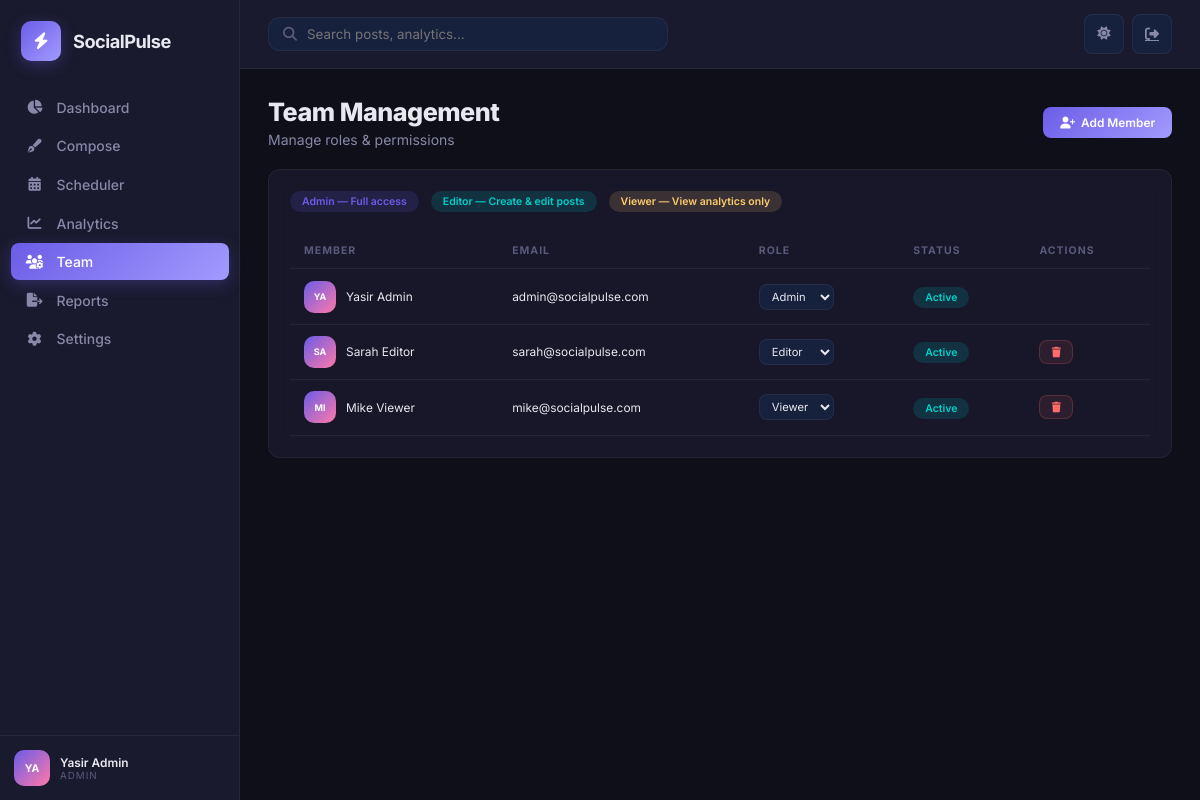
/users.php (signed in), run on the app's committed database.
### tables this page shows
CREATE TABLE users (
    id INT AUTO_INCREMENT PRIMARY KEY,
    name VARCHAR(100) NOT NULL,
    email VARCHAR(150) NOT NULL UNIQUE,
    password VARCHAR(255) NOT NULL,
    role ENUM('admin','editor','viewer') DEFAULT 'viewer',
    avatar VARCHAR(255) DEFAULT NULL,
    status ENUM('active','inactive') DEFAULT 'active',
    created_at TIMESTAMP DEFAULT CURRENT_TIMESTAMP,
    updated_at TIMESTAMP DEFAULT CURRENT_TIMESTAMP ON UPDATE CURRENT_TIMESTAMP
);

### includes/auth.php (called while the page is built, shortened)
<?php
function currentUser(): ?array {
    return [
        'id'    => $_SESSION['user_id'],
        'name'  => $_SESSION['user_name'],
        'email' => $_SESSION['user_email'],
        'role'  => $_SESSION['user_role'],
    ];
}
function can(string $action): bool {
    $role = $_SESSION['user_role'] ?? 'viewer';
    $permissions = [
        'admin'  => ['create_post', 'edit_post', 'delete_post', 'schedule_post', 'publish_post', 'view_analytics', 'manage_users', 'export_reports', 'manage_settings'],
        'editor' => ['create_post', 'edit_post', 'schedule_post', 'publish_post', 'view_analytics', 'export_reports'],
        'viewer' => ['view_analytics'],
    ];
    return in_array($action, $permissions[$role] ?? []);
}

### users.php (the view, shortened to what this page needs)
<?php
require_once __DIR__ . '/includes/auth.php';
$db = getDB();
$users = $db->query("SELECT * FROM users ORDER BY created_at ASC")->fetchAll();
include __DIR__ . '/includes/header.php';
?>
<section class="page active" id="page-users">
    <div class="page-header">
        <div><h1>Team Management</h1><p class="page-subtitle">Manage roles & permissions</p></div>
        <div class="header-actions">
            <button class="btn btn-primary" onclick="document.getElementById('addUserModal').classList.add('active')"><i class="fas fa-user-plus"></i> Add Member</button>
        </div>
    </div>
    <div class="card">
        <div class="card-body">
            <div class="roles-legend">
                <span class="role-badge admin">Admin — Full access</span>
                <span class="role-badge editor">Editor — Create & edit posts</span>
                <span class="role-badge viewer">Viewer — View analytics only</span>
            </div>
            <table class="data-table">
                <thead><tr><th>Member</th><th>Email</th><th>Role</th><th>Status</th><th>Actions</th></tr></thead>
                <tbody>
                    <?php foreach ($users as $u): ?>
                    <tr>
                        <td>
                            <div style="display:flex;align-items:center;gap:10px">
                                <div class="user-avatar" style="width:32px;height:32px;font-size:0.65rem"><?= strtoupper(substr($u['name'], 0, 2)) ?></div>
                                <?= htmlspecialchars($u['name']) ?>
                            </div>
                        </td>
                        <td><?= htmlspecialchars($u['email']) ?></td>
                        <td>
                            <form method="POST" style="display:inline">
                                <select name="role" class="select-styled" style="width:auto;padding:4px 8px;font-size:0.8rem" onchange="this.form.submit()">
                                    <option value="admin" <?= $u['role'] === 'admin' ? 'selected' : '' ?>>Admin</option>
                                    <option value="editor" <?= $u['role'] === 'editor' ? 'selected' : '' ?>>Editor</option>
                                    <option value="viewer" <?= $u['role'] === 'viewer' ? 'selected' : '' ?>>Viewer</option>
                                </select>
                            </form>
                        </td>
                        <td><span class="status-badge <?= $u['status'] === 'active' ? 'active' : 'inactive' ?>"><?= ucfirst($u['status']) ?></span></td>
                        <td>
                            <?php if ($u['id'] !== (int)$_SESSION['user_id']): ?>
                            <form method="POST" style="display:inline" onsubmit="return confirm('Delete this user?')">
                                <button type="submit" class="btn btn-danger btn-sm"><i class="fas fa-trash"></i></button>
                            </form>
                            <?php endif; ?>
                        </td>
                    </tr>
                    <?php endforeach; ?>
                </tbody>
            </table>
        </div>
    </div>
</section>
<?php include __DIR__ . '/includes/footer.php'; ?>

### includes/header.php (shortened to what this page needs)
<?php
$user = currentUser();
$currentPage = basename($_SERVER['PHP_SELF'], '.php');
?>
<!DOCTYPE html>
<html lang="en">
<head>
    <link href="https://cdnjs.cloudflare.com/ajax/libs/font-awesome/6.4.0/css/all.min.css" rel="stylesheet">
    <link rel="stylesheet" href="assets/css/style.css">
</head>
<body>
    <aside class="sidebar" id="sidebar">
        <div class="sidebar-brand">
            <div class="brand-icon"><i class="fas fa-bolt"></i></div>
            <span class="brand-text">SocialPulse</span>
        </div>
        <nav class="sidebar-nav">
            <a href="index.php" class="nav-item <?= $currentPage === 'index' ? 'active' : '' ?>" id="nav-dashboard">
                <i class="fas fa-chart-pie"></i><span>Dashboard</span>
            </a>
            <?php if (can('create_post')): ?>
            <a href="compose.php" class="nav-item <?= $currentPage === 'compose' ? 'active' : '' ?>" id="nav-composer">
                <i class="fas fa-pen-fancy"></i><span>Compose</span>
            </a>
            <?php endif; ?>
            <?php if (can('schedule_post')): ?>
            <a href="scheduler.php" class="nav-item <?= $currentPage === 'scheduler' ? 'active' : '' ?>" id="nav-scheduler">
                <i class="fas fa-calendar-alt"></i><span>Scheduler</span>
            </a>
            <?php endif; ?>
            <a href="analytics.php" class="nav-item <?= $currentPage === 'analytics' ? 'active' : '' ?>" id="nav-analytics">
                <i class="fas fa-chart-line"></i><span>Analytics</span>
            </a>
            <?php if (can('manage_users')): ?>
            <a href="users.php" class="nav-item <?= $currentPage === 'users' ? 'active' : '' ?>" id="nav-users">
                <i class="fas fa-users-cog"></i><span>Team</span>
            </a>
            <?php endif; ?>
            <a href="reports.php" class="nav-item <?= $currentPage === 'reports' ? 'active' : '' ?>" id="nav-reports">
                <i class="fas fa-file-export"></i><span>Reports</span>
            </a>
            <?php if (can('manage_settings')): ?>
            <a href="settings.php" class="nav-item <?= $currentPage === 'settings' ? 'active' : '' ?>" id="nav-settings">
                <i class="fas fa-cog"></i><span>Settings</span>
            </a>
            <?php endif; ?>
        </nav>
        <div class="sidebar-footer">
            <div class="user-card">
                <div class="user-avatar"><?= strtoupper(substr($user['name'], 0, 2)) ?></div>
                <div class="user-info">
                    <span class="user-name"><?= htmlspecialchars($user['name']) ?></span>
                    <span class="user-role"><?= ucfirst($user['role']) ?></span>
                </div>
            </div>
        </div>
    </aside>
    <main class="main-content" id="mainContent">
        <header class="topbar">
            <div class="topbar-search">
                <i class="fas fa-search"></i>
                <input type="text" placeholder="Search posts, analytics..." id="globalSearch">
            </div>
            <div class="topbar-actions">
                <button class="topbar-btn" id="themeToggle" title="Toggle theme"><i class="fas fa-moon"></i></button>
                <a href="logout.php" class="topbar-btn" title="Logout"><i class="fas fa-sign-out-alt"></i></a>
            </div>
        </header>

### includes/footer.php (shortened to what this page needs)
    </main>
</body>
</html>

### data on the page
users: name "YA", name "Yasir Admin", role "ADMIN", email "admin@socialpulse.com", role "Admin", status "Active"
users: name "SA", name "Sarah Editor", email "sarah@socialpulse.com", role "Editor", status "Active"
users: name "MI", name "Mike Viewer", email "mike@socialpulse.com", role "Viewer", status "Active"
